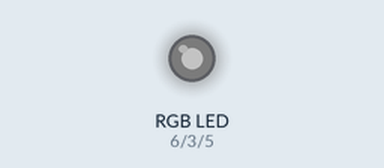
A sketch run on a simulated Arduino Uno, built with avr-gcc and run on an emulated ATmega328P. Shown: an RGB LED mixed from three pins (HIGH = lit). Dim RGB values are drawn brighter than linear.

Above: at 0.05 s.
At 2.3 s:
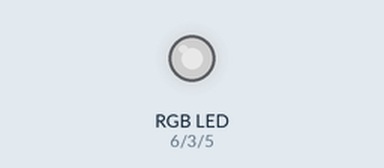
At 4.6 s:
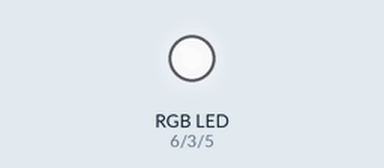
At 6.85 s:
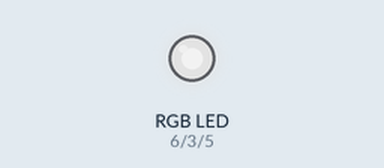
At 9.15 s:
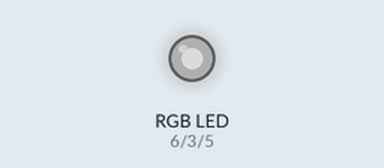
Timing chart, 0 to 13.3 s (numbered marks = the images above):
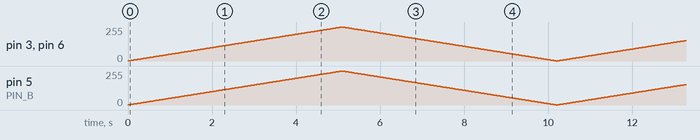

The sketch:

ikea_dioder_demo.ino
```cpp
byte r = 0;
byte g = 0;
byte b = 0;
byte rCurrent = 0;
byte gCurrent = 0;
byte bCurrent = 0;

#define PIN_G 3
#define PIN_B 5
#define PIN_R 6

#define FADE_FAST 1
#define FADE_MEDIUM 3
#define FADE_SLOW 5
#define LONG_PAUSE 500
#define MEDIUM_PAUSE 300
#define SHORT_PAUSE 150

#define PAUSE LONG_PAUSE
#define FADE FADE_SLOW
bool fadeTo(byte nr, byte ng, byte nb, byte delayms){
  bool isFinished = false;
  r = nr;
  g = ng;
  b = nb;

  while (!isFinished){
   if(rCurrent != r)  {
     if(rCurrent < r) rCurrent++;
     else rCurrent--;
     analogWrite(PIN_R, rCurrent);
   }
   if(gCurrent != g) {
      if(gCurrent < g) gCurrent++;
      else gCurrent--;
      analogWrite(PIN_G, gCurrent);
   }
   if(bCurrent != b) {
     if(bCurrent < b) bCurrent++;
     else bCurrent--;
     analogWrite(PIN_B, bCurrent);
   }
   if(rCurrent == r && bCurrent == b && gCurrent == g) isFinished = true;
   delay(delayms);
  }
}

void setup(){
  pinMode(PIN_R, OUTPUT);
  pinMode(PIN_G, OUTPUT);
  pinMode(PIN_B, OUTPUT);
}

void rainbow(){
  fadeTo(255, 0, 0, FADE);
  delay(PAUSE);
  fadeTo(255, 127, 0, FADE);
  delay(PAUSE);
  fadeTo(255, 255, 0, FADE);
  delay(PAUSE);
  fadeTo(127, 0, 0, FADE);
  delay(PAUSE);
  fadeTo(0, 255, 0, FADE);
  delay(PAUSE);
  fadeTo(0, 255, 0, FADE);
  delay(PAUSE);
  fadeTo(0, 255, 127, FADE);
  delay(PAUSE);
  fadeTo(0, 255, 255, FADE);
  delay(PAUSE);
  fadeTo(0, 127, 255, FADE);
  delay(PAUSE);
  fadeTo(0, 0, 255, FADE);
  delay(PAUSE);
  fadeTo(127, 0, 255, FADE);
  delay(PAUSE);
  fadeTo(255, 0, 255, FADE);
  delay(PAUSE);
  fadeTo(255, 0, 127, FADE);
  delay(PAUSE);
  fadeTo(0,0,0,FADE);
  delay(PAUSE);
}

void burstColor(byte nr, byte ng, byte nb, int duration) {
   analogWrite(PIN_R, nr);
   analogWrite(PIN_G, ng);
   analogWrite(PIN_B, nb);
   delay(duration);
   analogWrite(PIN_R, rCurrent);
   analogWrite(PIN_G, gCurrent);
   analogWrite(PIN_B, bCurrent);
}

void burstMultiple(byte nr, char ng, byte nb, int duration, char times){
  int i;
   for(i = 0; i < times; i++){
     burstColor(nr, ng, nb, duration);
     delay(duration);
   }
}

void fadeWhite(){
  fadeTo(0,0,0,1);
  fadeTo(255, 255, 255, 20);
  fadeTo(0,0,0,20);
}

void loop(){
  //rainbow();
  fadeWhite();
  /*burstMultiple(255, 0, 0, 50, 10);
  burstMultiple(0, 255, 0, 50, 10);
  burstMultiple(0, 0, 255, 50, 10);
  burstMultiple(255, 255, 255, 50, 10);
  burstMultiple(255, 0, 0, 50, 10);
  burstMultiple(0, 255, 0, 50, 10);
  burstMultiple(0, 0, 255, 50, 10);
  burstMultiple(16, 16, 16, 50, 10);
  burstMultiple(48, 48, 48, 50, 10);
  burstMultiple(128, 128, 128, 50, 10);
  burstMultiple(192, 192, 192, 50, 10);
  burstMultiple(255, 255, 255, 50, 10);*/
}
```
